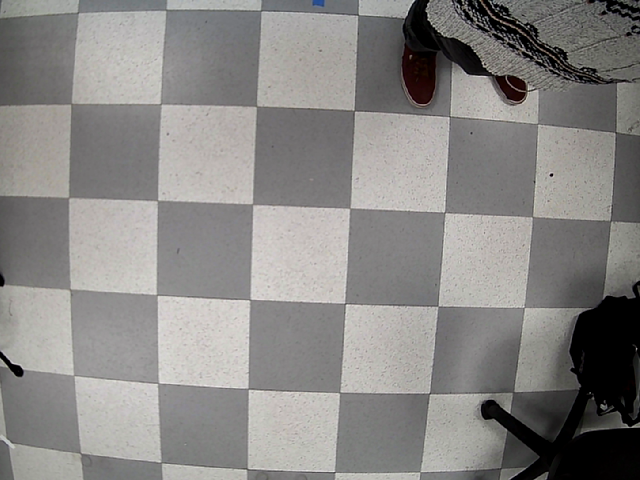
#> input picture DCF_stuff/opencv/cal/target2.png, 640 x 480 px, found by its file name
$ python straighten_img_fisheye.py
#> lines starting #> are read from the running program, lines starting #| are printed output that depends on the picture
import numpy as np
import cv2 as cv
import glob

# Straightens an image given camera calibration parameters.

target_laptop =	"C:\\Users\\Dilan\\Documents\\GitHub\\SPRING2023_Team1\\DCF_stuff\\opencv\\cal\\target2.png" # Picture to straighten
target_jetson =	"/home/dilancf/Desktop/docs/spring2023/SPRING2023_Team1/DCF_stuff/opencv/cal/target1.png"
output =	    "result1.png" # Output file

jetson_DIM =	"/home/dilancf/Desktop/docs/spring2023/SPRING2023_Team1/DCF_stuff/opencv/cal/op/DIM.npy"
jetson_K =	    "/home/dilancf/Desktop/docs/spring2023/SPRING2023_Team1/DCF_stuff/opencv/cal/op/K.npy"
jetson_D =	    "/home/dilancf/Desktop/docs/spring2023/SPRING2023_Team1/DCF_stuff/opencv/cal/op/D.npy"
# ----------------------- Jetson Directory v. Laptop directory------------------------
laptop_DIM =    "C:\\Users\\Dilan\\Documents\\GitHub\\SPRING2023_Team1\\DCF_stuff\\opencv\\cal\\op_webcam\\DIM.npy"
laptop_K =      "C:\\Users\\Dilan\\Documents\\GitHub\\SPRING2023_Team1\\DCF_stuff\\opencv\\cal\\op_webcam\\K.npy"
laptop_D =      "C:\\Users\\Dilan\\Documents\\GitHub\\SPRING2023_Team1\\DCF_stuff\\opencv\\cal\\op_webcam\\D.npy"
# Get params
DIM = np.load(laptop_DIM)
#> (reads DCF_stuff/opencv/op/DIM.npy from the repository)
K = np.load(laptop_K)
#> (reads DCF_stuff/opencv/op/K.npy from the repository)
D = np.load(laptop_D)
#> (reads DCF_stuff/opencv/op/D.npy from the repository)

img = cv.imread(target_laptop)
#> img is the input picture: shape (480, 640, 3); mean B, G, R 132.9, 134.9, 136.8
h,w = img.shape[:2]
#> h = 480; w = 640

# See https://medium.com/@kennethjiang/calibrate-fisheye-lens-using-opencv-part-2-13990f1b157f

balance = 1 # Set to 1 to show black space. Set to 0 to crop
new_K = cv.fisheye.estimateNewCameraMatrixForUndistortRectify(K, D, DIM, np.eye(3), balance=balance) # Need this step if we don't want to crop

map1, map2 = cv.fisheye.initUndistortRectifyMap(K, D, np.eye(3), new_K, DIM, cv.CV_16SC2)
undistorted_img = cv.remap(img, map1, map2, interpolation=cv.INTER_LINEAR, borderMode=cv.BORDER_CONSTANT)
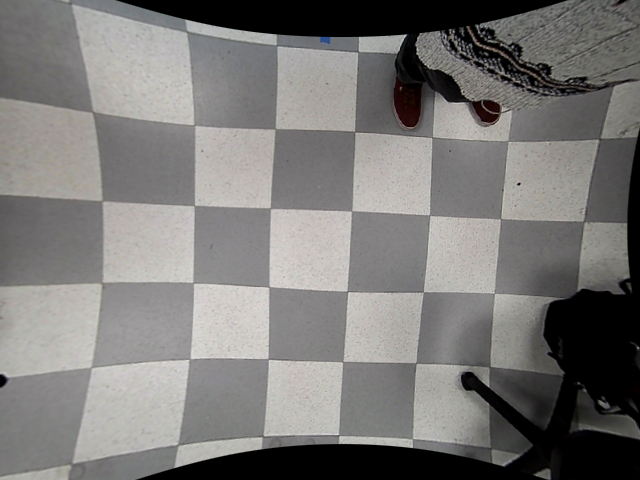
#> undistorted_img: shape (480, 640, 3); mean B, G, R 119.3, 121.1, 122.8

# Show image
cv.imshow("undistorted", undistorted_img)
cv.waitKey(0)
cv.destroyAllWindows()

cv.imwrite(output, undistorted_img) # Save it
